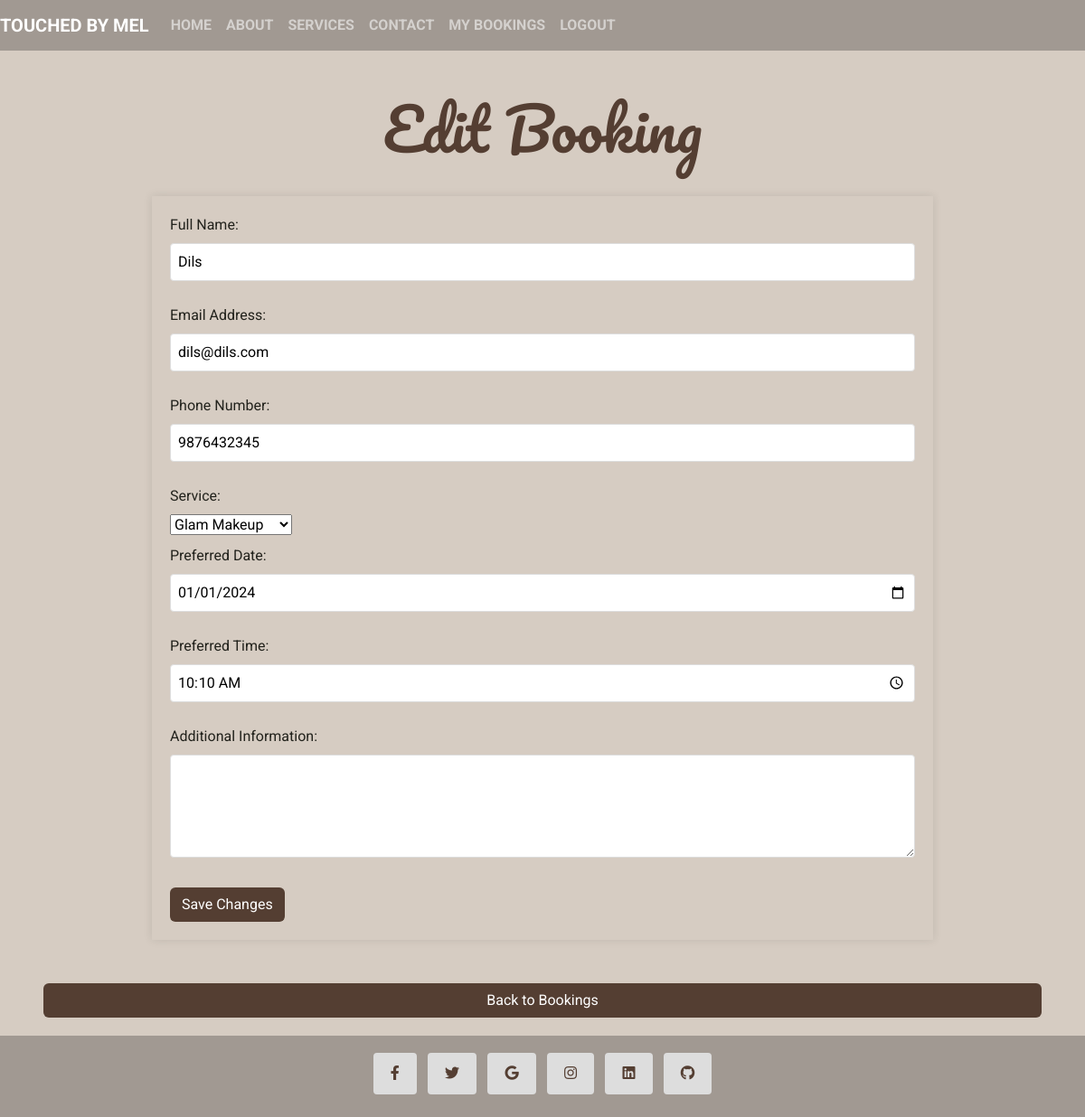
/services/bookings/edit/8/ (signed in), run on the app's committed database.
### services/models.py (models this page shows, shortened)
class Booking(models.Model):
    SERVICE_CHOICES = [
        ('natural', 'Natural Makeup'),
        ('glam', 'Glam Makeup'),
        ('bridal', 'Bridal Makeup'),
        ('hd', 'HD Makeup'),
    ]
    user = models.ForeignKey(User, on_delete=models.CASCADE)
    name = models.CharField(max_length=100)
    email = models.EmailField()
    phone = models.CharField(max_length=15)
    service = models.CharField(max_length=20, choices=SERVICE_CHOICES)
    date = models.DateField()
    time = models.TimeField()
    message = models.TextField(blank=True, null=True)
    created_at = models.DateTimeField(auto_now_add=True)

### services/views.py (the view)
@login_required
def booking_edit(request, booking_id):
    booking = get_object_or_404(Booking, id=booking_id, user=request.user)
    if request.method == 'POST':
        form = BookingForm(request.POST, instance=booking)
        if form.is_valid():
            form.save()
            return render(
                request,
                'services/bookings_list.html',
                {
                    'bookings': Booking.objects.filter(user=request.user),
                    'message': 'Booking request updated successfully!'
                }
            )
    else:
        form = BookingForm(instance=booking)
    return render(
        request, 'services/booking_edit.html',
        {'form': form, 'booking': booking}
    )

### services/forms.py
class BookingForm(forms.ModelForm):
    class Meta:
        model = Booking
        fields = ['name', 'email', 'phone', 'service', 'date', 'time',
                  'message']
        widgets = {
            'date': forms.TextInput(attrs={'type': 'date'}),
            'time': forms.TextInput(attrs={'type': 'time'}),
            'message': forms.Textarea(attrs={'rows': 4}),
        }
        labels = {
            'name': 'Full Name',
            'email': 'Email Address',
            'phone': 'Phone Number',
            'service': 'Service',
            'date': 'Preferred Date',
            'time': 'Preferred Time',
            'message': 'Additional Information',
        }

### services/templates/services/booking_edit.html (shortened to what this page needs)
{% extends 'base.html' %}
{% load static %}
{% block content %}
<h2 class="heading mt-5">Edit Booking</h2>
<div class="container px-5">
    <form method="post">
        {{ form.as_p }}
        <button type="submit" class="btn btn-color ms-auto me-1">Save Changes</button>
    </form>
</div>
<a href="{% url 'booking_list' %}" class="btn btn-color me-5 ms-5 mt-5">Back to Bookings</a>
{% endblock %}

### static/css/style.css (style rules this page uses)
body { font-family: "roboto", sans-serif; background-color: #d6ccc2; color: #22221c; }
.heading { text-align: center; font-family: "pacifico", sans-serif; color: #543e32; }
.container { font-family: "roboto", sans-serif; color: #543e32; max-width: 960px; margin: 0 auto; }
.btn-color { background-color: #543e32; color: #fff; }
h2 { font-size: 4rem; margin-bottom: 1rem; color: #543e32; text-align: center; }
form { flex: 1 1 21%; border: none; padding: 20px; box-shadow: 0 0 10px rgba(0, 0, 0, 0.1); background-color: #d6ccc2; }
label { display: block; margin-bottom: 0.5rem; color: #22221c; }
input, textarea { width: 100%; padding: 0.5rem; margin-bottom: 1rem; border: 1px solid #ddd; border-radius: 4px; }
button { padding: 0.7rem 1.2rem; border: none; border-radius: 4px; color: #22221c; font-size: 1rem; cursor: pointer; transition: background-color 0.3s ease; }
form { margin-top: 20px; }
form p { margin-bottom: 10px; }

### data on the page
Booking: name "Dils", email "dils@dils.com", phone "9876432345", service "Glam Makeup", date "01/01/2024", time "10:10:00"
